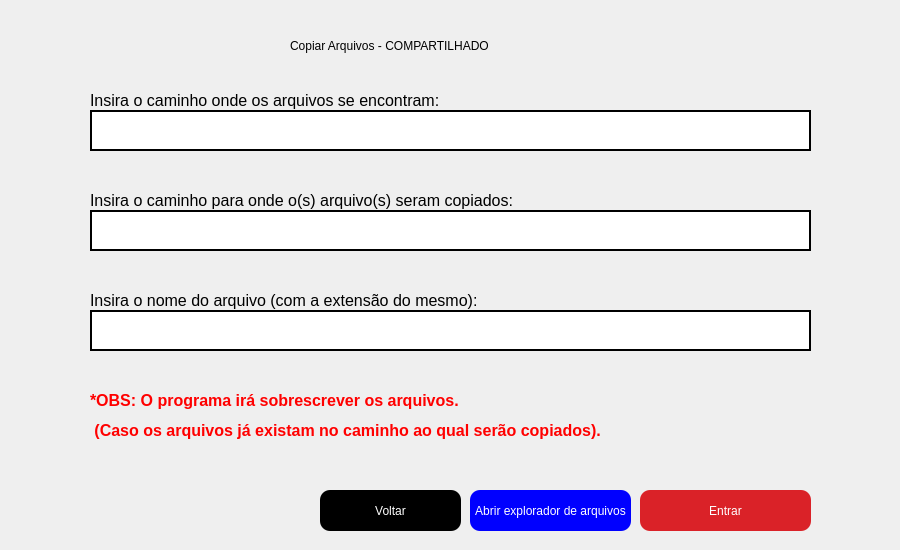
<?xml version="1.0" encoding="UTF-8"?>
<ui version="4.0">
 <class>Form</class>
 <widget class="QWidget" name="Form">
  <property name="geometry">
   <rect>
    <x>0</x>
    <y>0</y>
    <width>900</width>
    <height>550</height>
   </rect>
  </property>
  <property name="minimumSize">
   <size>
    <width>900</width>
    <height>550</height>
   </size>
  </property>
  <property name="maximumSize">
   <size>
    <width>900</width>
    <height>550</height>
   </size>
  </property>
  <property name="windowTitle">
   <string>Form</string>
  </property>
  <widget class="QLabel" name="lbl_caminho_entrada">
   <property name="geometry">
    <rect>
     <x>90</x>
     <y>90</y>
     <width>441</width>
     <height>21</height>
    </rect>
   </property>
   <property name="font">
    <font>
     <pointsize>12</pointsize>
    </font>
   </property>
   <property name="text">
    <string>Insira o caminho onde os arquivos se encontram: </string>
   </property>
  </widget>
  <widget class="QLabel" name="lbl_titulo">
   <property name="geometry">
    <rect>
     <x>290</x>
     <y>30</y>
     <width>431</width>
     <height>31</height>
    </rect>
   </property>
   <property name="styleSheet">
    <string notr="true">font: 15pt &quot;MS Shell Dlg 2&quot;;</string>
   </property>
   <property name="text">
    <string>Copiar Arquivos - COMPARTILHADO</string>
   </property>
  </widget>
  <widget class="QLabel" name="lbl_caminho_saida">
   <property name="geometry">
    <rect>
     <x>90</x>
     <y>190</y>
     <width>581</width>
     <height>21</height>
    </rect>
   </property>
   <property name="font">
    <font>
     <pointsize>12</pointsize>
    </font>
   </property>
   <property name="text">
    <string>Insira o caminho para onde o(s) arquivo(s) seram copiados:</string>
   </property>
  </widget>
  <widget class="QLabel" name="lbl_barra_2">
   <property name="geometry">
    <rect>
     <x>880</x>
     <y>-60</y>
     <width>20</width>
     <height>611</height>
    </rect>
   </property>
   <property name="styleSheet">
    <string notr="true"/>
   </property>
   <property name="text">
    <string/>
   </property>
   <property name="pixmap">
    <pixmap>../imagens/faixa.png</pixmap>
   </property>
   <property name="scaledContents">
    <bool>true</bool>
   </property>
   <property name="wordWrap">
    <bool>false</bool>
   </property>
  </widget>
  <widget class="QLineEdit" name="txt_entrada_arquivo">
   <property name="geometry">
    <rect>
     <x>90</x>
     <y>110</y>
     <width>721</width>
     <height>41</height>
    </rect>
   </property>
   <property name="font">
    <font>
     <pointsize>20</pointsize>
    </font>
   </property>
   <property name="styleSheet">
    <string notr="true">background-color: white;
border: 2px solid black;
</string>
   </property>
   <property name="text">
    <string/>
   </property>
  </widget>
  <widget class="QLabel" name="lbl_logo">
   <property name="geometry">
    <rect>
     <x>90</x>
     <y>510</y>
     <width>121</width>
     <height>31</height>
    </rect>
   </property>
   <property name="text">
    <string/>
   </property>
   <property name="pixmap">
    <pixmap>../imagens/logo.png</pixmap>
   </property>
   <property name="scaledContents">
    <bool>true</bool>
   </property>
  </widget>
  <widget class="QLineEdit" name="txt_saida_arquivo">
   <property name="geometry">
    <rect>
     <x>90</x>
     <y>210</y>
     <width>721</width>
     <height>41</height>
    </rect>
   </property>
   <property name="font">
    <font>
     <pointsize>20</pointsize>
    </font>
   </property>
   <property name="styleSheet">
    <string notr="true">background-color: white;
border: 2px solid black;
</string>
   </property>
   <property name="text">
    <string/>
   </property>
  </widget>
  <widget class="QLabel" name="lbl_barra">
   <property name="geometry">
    <rect>
     <x>0</x>
     <y>-70</y>
     <width>20</width>
     <height>621</height>
    </rect>
   </property>
   <property name="styleSheet">
    <string notr="true"/>
   </property>
   <property name="text">
    <string/>
   </property>
   <property name="pixmap">
    <pixmap>../imagens/faixa.png</pixmap>
   </property>
   <property name="scaledContents">
    <bool>true</bool>
   </property>
   <property name="wordWrap">
    <bool>false</bool>
   </property>
  </widget>
  <widget class="QPushButton" name="btn_entrar">
   <property name="geometry">
    <rect>
     <x>640</x>
     <y>490</y>
     <width>171</width>
     <height>41</height>
    </rect>
   </property>
   <property name="styleSheet">
    <string notr="true">background-color: #DA2228;
color: white;
border-radius: 10px;</string>
   </property>
   <property name="text">
    <string>Entrar</string>
   </property>
   <property name="autoDefault">
    <bool>true</bool>
   </property>
   <property name="default">
    <bool>true</bool>
   </property>
  </widget>
  <widget class="QPushButton" name="btn_voltar">
   <property name="geometry">
    <rect>
     <x>320</x>
     <y>490</y>
     <width>141</width>
     <height>41</height>
    </rect>
   </property>
   <property name="styleSheet">
    <string notr="true">background-color: black;
color: white;
border-radius: 10px;</string>
   </property>
   <property name="text">
    <string>Voltar</string>
   </property>
   <property name="autoDefault">
    <bool>true</bool>
   </property>
   <property name="default">
    <bool>true</bool>
   </property>
  </widget>
  <widget class="QLabel" name="lbl_obs">
   <property name="geometry">
    <rect>
     <x>90</x>
     <y>390</y>
     <width>721</width>
     <height>21</height>
    </rect>
   </property>
   <property name="font">
    <font>
     <pointsize>12</pointsize>
     <weight>75</weight>
     <bold>true</bold>
    </font>
   </property>
   <property name="styleSheet">
    <string notr="true">color: rgb(255, 0, 0);
</string>
   </property>
   <property name="text">
    <string>*OBS: O programa irá sobrescrever os arquivos.</string>
   </property>
  </widget>
  <widget class="QLabel" name="lbl_obs_2">
   <property name="geometry">
    <rect>
     <x>90</x>
     <y>420</y>
     <width>721</width>
     <height>21</height>
    </rect>
   </property>
   <property name="font">
    <font>
     <pointsize>12</pointsize>
     <weight>75</weight>
     <bold>true</bold>
    </font>
   </property>
   <property name="styleSheet">
    <string notr="true">color: rgb(255, 0, 0);
</string>
   </property>
   <property name="text">
    <string> (Caso os arquivos já existam no caminho ao qual serão copiados).</string>
   </property>
  </widget>
  <widget class="QLabel" name="lbl_nome_arquivo">
   <property name="geometry">
    <rect>
     <x>90</x>
     <y>290</y>
     <width>581</width>
     <height>21</height>
    </rect>
   </property>
   <property name="font">
    <font>
     <pointsize>12</pointsize>
    </font>
   </property>
   <property name="text">
    <string>Insira o nome do arquivo (com a extensão do mesmo):</string>
   </property>
  </widget>
  <widget class="QLineEdit" name="txt_nome_arquivo">
   <property name="geometry">
    <rect>
     <x>90</x>
     <y>310</y>
     <width>721</width>
     <height>41</height>
    </rect>
   </property>
   <property name="font">
    <font>
     <pointsize>20</pointsize>
    </font>
   </property>
   <property name="styleSheet">
    <string notr="true">background-color: white;
border: 2px solid black;
</string>
   </property>
   <property name="text">
    <string/>
   </property>
  </widget>
  <widget class="QPushButton" name="btn_explorador_arquivo">
   <property name="geometry">
    <rect>
     <x>470</x>
     <y>490</y>
     <width>161</width>
     <height>41</height>
    </rect>
   </property>
   <property name="styleSheet">
    <string notr="true">background-color: blue;
color: white;
border-radius: 10px;</string>
   </property>
   <property name="text">
    <string>Abrir explorador de arquivos</string>
   </property>
   <property name="autoDefault">
    <bool>true</bool>
   </property>
   <property name="default">
    <bool>true</bool>
   </property>
  </widget>
 </widget>
 <tabstops>
  <tabstop>txt_entrada_arquivo</tabstop>
  <tabstop>txt_saida_arquivo</tabstop>
  <tabstop>txt_nome_arquivo</tabstop>
  <tabstop>btn_entrar</tabstop>
  <tabstop>btn_explorador_arquivo</tabstop>
  <tabstop>btn_voltar</tabstop>
 </tabstops>
 <resources/>
 <connections/>
</ui>
